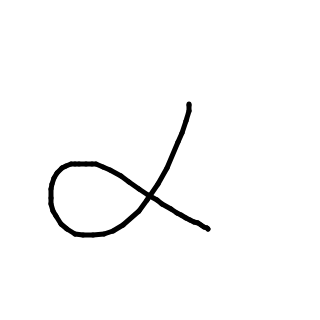
#> input picture imgs/alpha.png, 320 x 320 px, found by its file name
$ python img_compressor.py   (older library calls are emulated)
#> lines starting #> are read from the running program, lines starting #| are printed output that depends on the picture; after the words box and inside, x2 and y2 are one past the last pixel; in counts of white or black regions, pixels touching at a corner belong together
from PIL import Image

# 加载图片
img = Image.open("./imgs/alpha.png")
#> img is the input picture: PIL image 320x320 RGBA; mean R, G, B, A 0, 0, 0, 5.5
# img.show()
# 转换为灰度图像
# 检查是否有 alpha 通道
if img.mode in ("RGBA", "LA") or (img.mode == "P" and "transparency" in img.info):
    # 创建 RGBA 模式的白色背景
    background = Image.new("RGBA", img.size, (255, 255, 255, 255))
#> background: PIL image 320x320 RGBA; every value is 255
    # 将图片合并到白色背景上
    img = Image.alpha_composite(background, img.convert("RGBA"))

img_gray = img.convert("L")

# 二值化处理
threshold = 128
img_binary = img_gray.point(lambda x: 255 if x > threshold else 0, mode="1")
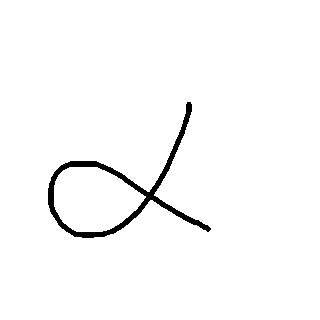
#> img_binary: PIL image 320x320 1; 97.8% white; 1 black region, box (x1, y1, x2, y2) and area: (48, 102, 211, 238) 2267

# 调整大小为32x32，使用 LANCZOS 替代 ANTIALIAS
img_resized = img_binary.resize((32, 32), Image.LANCZOS)
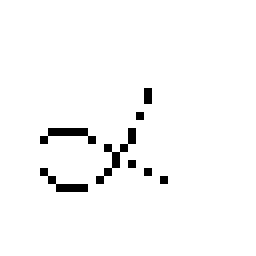
#> img_resized: PIL image 32x32 1 (shown 8 times larger); 97.4% white; black in thin lines or dots, all inside (x1, y1, x2, y2) = (5, 11, 21, 24)

# 保存或显示结果
img_resized.save("output.png")
img_resized.show()

$ run again, with imgs/z.png copied over imgs/alpha.png
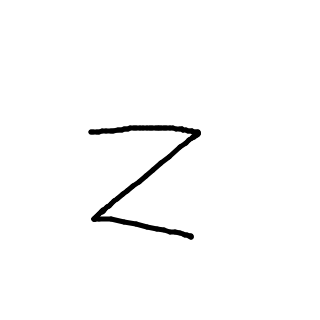
#> input picture imgs/z.png, 320 x 320 px, found by its file name
#> img is the input picture: PIL image 320x320 RGBA; mean R, G, B, A 0, 0, 0, 4.5
#> background: PIL image 320x320 RGBA; every value is 255
#> `img_binary = img_gray.point(lambda x: 255 if x > threshold else 0, mod..`:
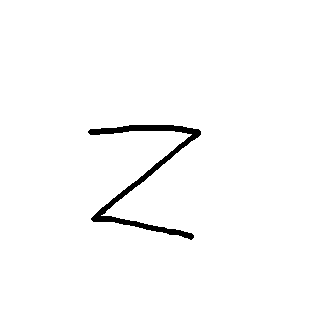
#> img_binary: PIL image 320x320 1; 98.2% white; 1 black region, box (x1, y1, x2, y2) and area: (88, 125, 201, 240) 1889
#> `img_resized = img_binary.resize((32, 32), Image.LANCZOS)`:
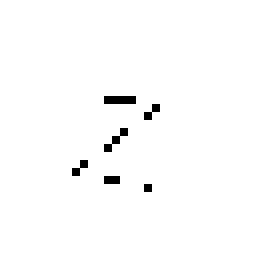
#> img_resized: PIL image 32x32 1 (shown 8 times larger); 98.6% white; black in thin lines or dots, all inside (x1, y1, x2, y2) = (9, 12, 20, 24)
